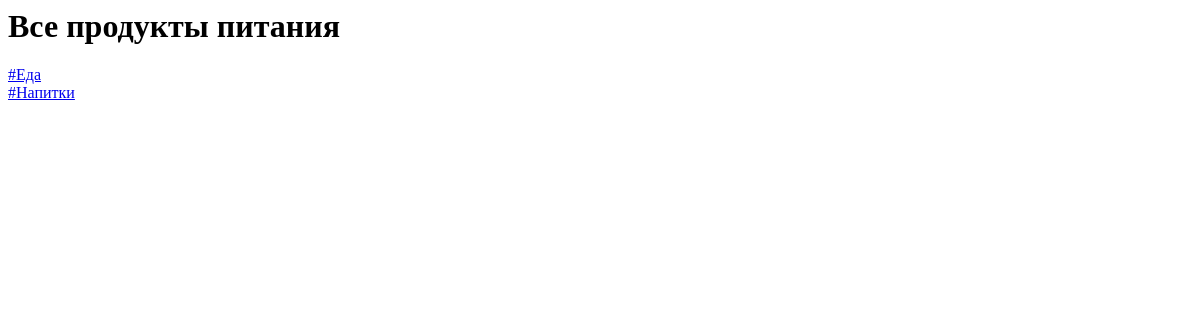
Before: /all_products/ with the older database file.
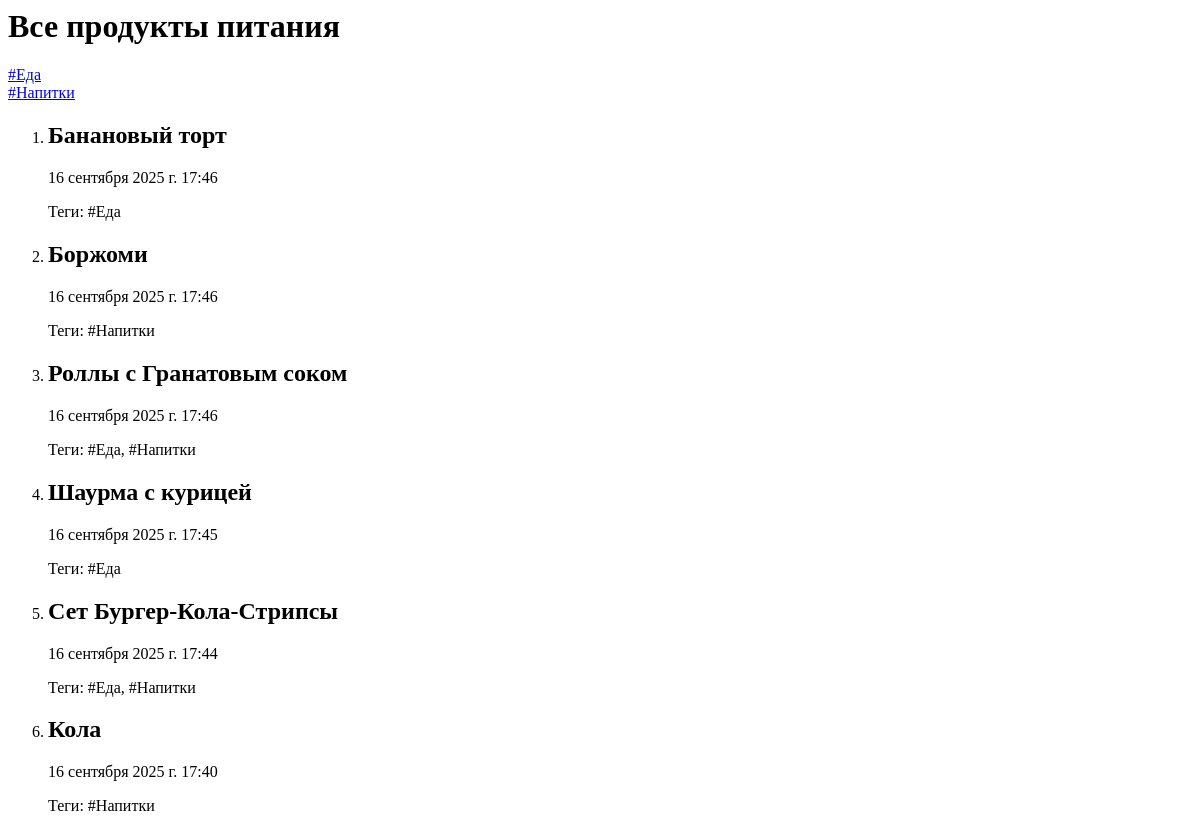
After: the same page with the newer database file.
### tags/models.py (models this page shows, shortened)
class Product(models.Model):
    title = models.CharField(max_length=100)
    tags = models.ManyToManyField(Tag)
    created_at = models.DateTimeField(auto_now_add=True)

class Tag(models.Model):
    name = models.CharField(max_length=100)

### tags/views.py (the view)
# urls.py: path('all_products/', all_products, name='all_products'),
def all_products(request):
    if request.method == 'GET':
        products = Product.objects.all().order_by('-id') # - последний добавленный элемент отображается первым
        context = {
            'products': products,
        }
    return render(request, 'tags/all_products.html', context=context)

### templates/tags/all_products.html (shortened to what this page needs)
<h1>Все продукты питания</h1>
<a href="{% url 'meal_products' %}">#Еда</a>
<a href="{% url 'drinks_products' %}">#Напитки</a>
<ol>
  {% for i in products %}
  <li>
    <h2>{{ i.title }}</h2>
    <p>{{ i.created_at }}</p>
      <p>
        Теги:
        {% for tag in i.tags.all %}
          {{ tag.name }}{% if not forloop.last %}, {% endif %}
        {% empty %}
          без тегов
        {% endfor %}
      </p>
  </li>
  {% endfor %}
</ol>

Changed rows visible on the page:
added Product: title "Банановый торт", created_at "16 сентября 2025 г. 17:46"
added Tag: name "#Еда"
added Product: title "Боржоми", created_at "16 сентября 2025 г. 17:46"
added Tag: name "#Напитки"
added Product: title "Роллы с Гранатовым соком", created_at "16 сентября 2025 г. 17:46"
added Product: title "Шаурма с курицей", created_at "16 сентября 2025 г. 17:45"
added Product: title "Сет Бургер-Кола-Стрипсы", created_at "16 сентября 2025 г. 17:44"
added Product: title "Кола", created_at "16 сентября 2025 г. 17:40"
